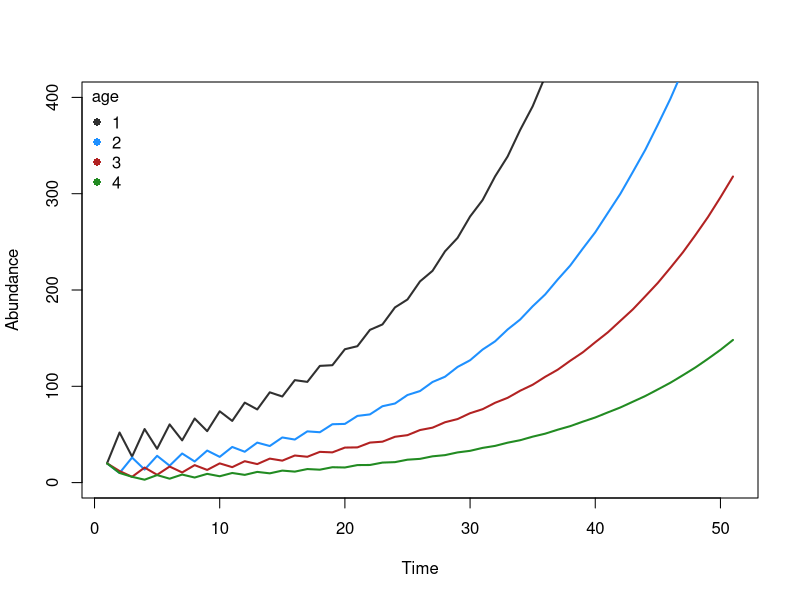
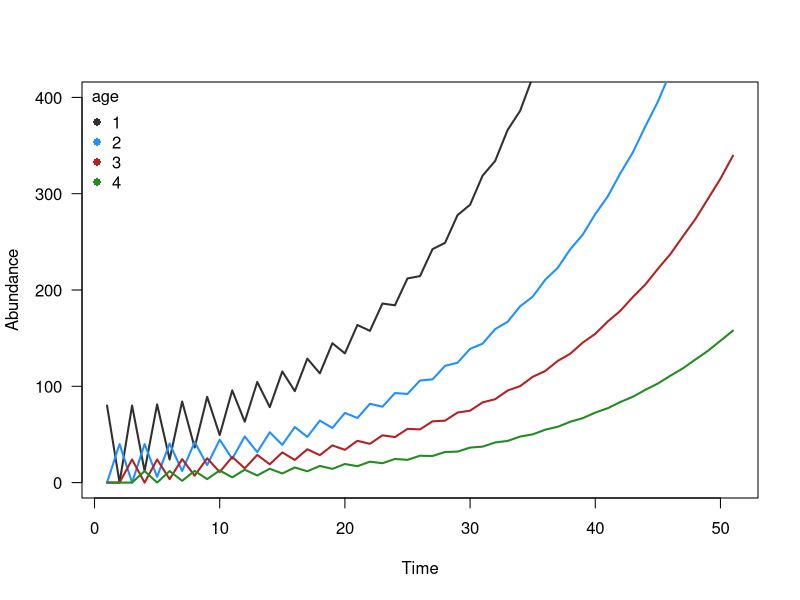
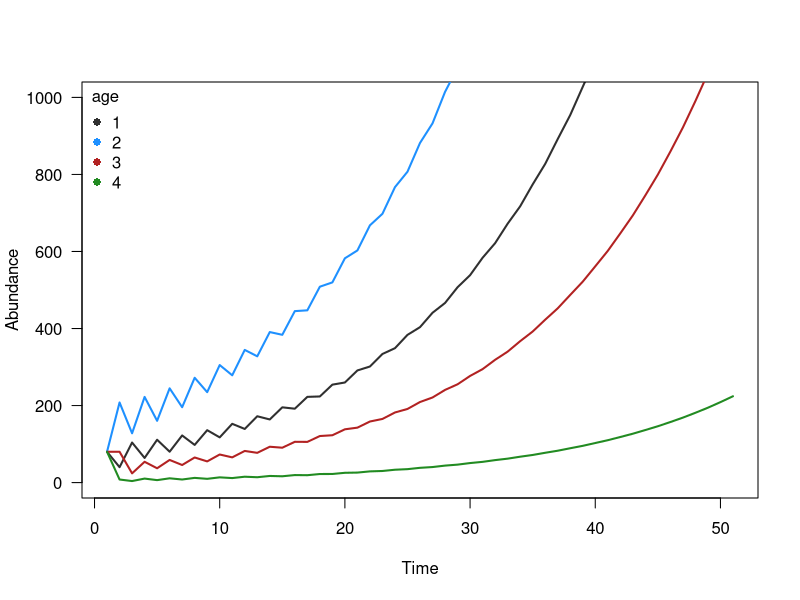

Write the R code that produced these figures, in order.
## ---- chunk 1

projMatrix <- matrix(
  c(
    0,2, 0.5,0.1,
    0.5, 0,0,0,
    0, 0.6,0,0,
    0,0,0.5,0
  )
  ,nrow=4,ncol=4,byrow=T
)

abund0 <- matrix(c(20,20,20,20), ncol=1)

colz <- c(grey(0.1,0.9), 'dodgerblue', 'firebrick', 'forestgreen')

## ---- chunk 2

getStageDynamics <- function(projMatrix, abund, steps=100){
  ret <- matrix(0, ncol=length(abund), nrow=steps+1)
  ret[1,] <- abund
  for(i in 1:steps){
    ret[i+1, ] <- projMatrix %*% matrix(ret[i,],ncol=1) 
  }
  return(ret)
}
## ---- chunk 3

stageDynamics <- getStageDynamics(projMatrix, abund0, steps=50)

plot(stageDynamics[,1], type='l', lwd=2,
  col=colz[1], ylim=c(0,400),
  ylab='Abundance', xlab='Time')
lines(stageDynamics[,2], lwd=2, col=colz[2])
lines(stageDynamics[,3], lwd=2, col=colz[3])
lines(stageDynamics[,4], lwd=2, col=colz[4])
legend('topleft', pch=16, col=colz[1:4],
  legend=c(1:4), title='age', bty='n')

## ---- chunk 4

stageDynamics <- getStageDynamics(projMatrix, 
  abund=matrix(c(80,0,0,0), ncol=1), steps=50)

plot(stageDynamics[,1], type='l', lwd=2,
  col=colz[1], ylim=c(0,400),
  ylab='Abundance', xlab='Time', las=1)
lines(stageDynamics[,2], lwd=2, col=colz[2])
lines(stageDynamics[,3], lwd=2, col=colz[3])
lines(stageDynamics[,4], lwd=2, col=colz[4])
legend('topleft', pch=16, col=colz[1:4],
  legend=c(1:4), title='age', bty='n')

## ---- chunk 5

stageDynamics0 <- getStageDynamics(projMatrix, 
  abund=matrix(c(80,0,0,0), ncol=1), steps=50)
stageDynamics1 <- getStageDynamics(projMatrix, 
  abund=matrix(c(0,80,0,0), ncol=1), steps=50)
stageDynamics2 <- getStageDynamics(projMatrix, 
  abund=matrix(c(0,0,80,0), ncol=1), steps=50)
stageDynamics3 <- getStageDynamics(projMatrix, 
  abund=matrix(c(0,0,0,80), ncol=1), steps=50)


plot(rowSums(stageDynamics0), type='l', lwd=2,
  col=colz[1], ylim=c(0,1000),
  ylab='Abundance', xlab='Time', las=1)
lines(rowSums(stageDynamics1), lwd=2, col=colz[2])
lines(rowSums(stageDynamics2), lwd=2, col=colz[3])
lines(rowSums(stageDynamics3), lwd=2, col=colz[4])
legend('topleft', pch=16, col=colz[1:4],
  legend=c(1:4), title='age', bty='n')

## ---- chunk 6

eigen(projMatrix)$values[1]

eigen(projMatrix)$vectors[,1]

